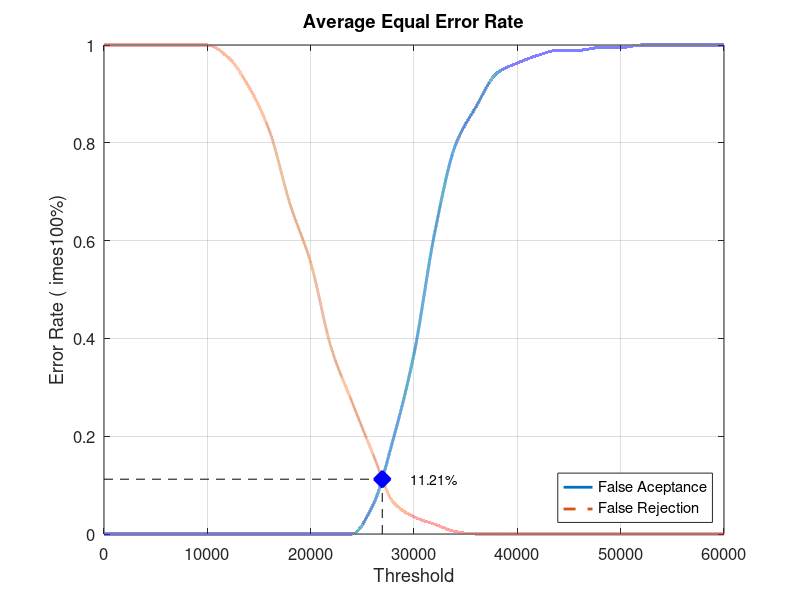
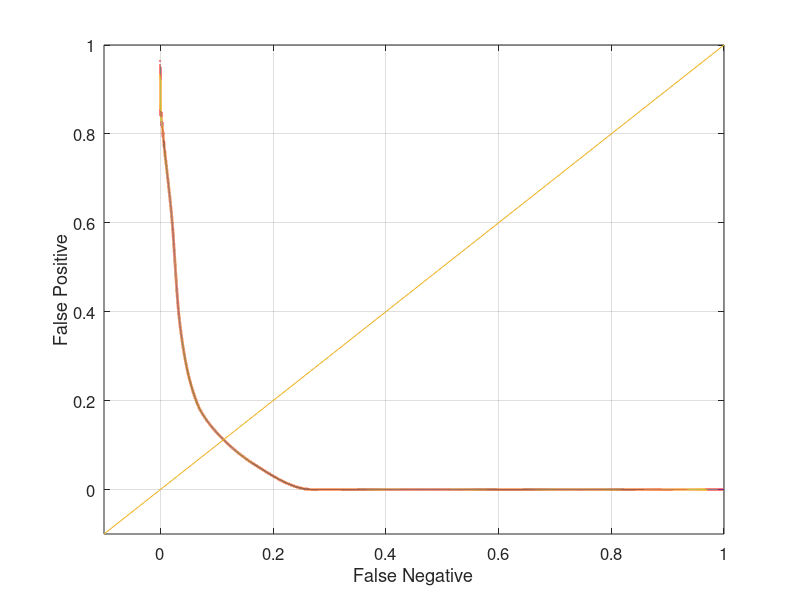

These figures' MATLAB source, in order:
close all;
clear;
clc;
x = 0:2000:60000;
xq = 0:0.5:60000;

y0 = [0 0 0 0 0 0 0 0 0 0 0 0 0 0.0578947 0.194737 0.368421 0.615789 0.794737 0.873684 0.942105 0.963158 0.978947 0.989474 0.989474 0.994737 0.994737 1 1 1 1 1]
yy0 = interp1(x, y0, xq, 'pchip');
y1 = [1 1 1 1 1 1 0.975 0.915 0.825 0.675 0.555 0.38 0.27 0.165 0.065 0.035 0.02 0.005 0 0 0 0 0 0 0 0 0 0 0 0 0]
yy1 = interp1(x, y1, xq, 'pchip');

% Calculating EER: 
y2 = abs(y0 - y1);
find(y2 == min(y2))
yy2 = abs(yy0 - yy1);
xEER = find(yy2 == min(yy2));
xEERIndex = xq(xEER) % X-axis EER
yEER = yy0(xEER) % Y-axis EER

main = figure
plot(xq, yy0,'-','LineWidth', 2);	hold on
plot(xq, yy1,'--','LineWidth', 2);	hold on
plot([xEERIndex xEERIndex], [0 yEER], 'k--');	hold on
plot([0 xEERIndex], [yEER yEER], 'k--');	hold on
plot(xEERIndex, yEER, 'bx', 'LineWidth', 10);	hold on
text(xEERIndex + 10 * xEERIndex / 100, yEER, [num2str(round((10000 * yEER)) / 100) '%'])
legend('False Aceptance', 'False Rejection', 'Location', 'SouthEast')
xlabel('Threshold')
ylabel('Error Rate (	imes100%)')
title('Average Equal Error Rate')
set(gca, 'FontSize', 12)
axis([0 60000 0 1])
grid on

print(main, 'Database2_3Main', '-dpng');
FNRxFPR = figure('Color', [1 1 1]);
plot(yy1, yy0, '-', yy1, yy0, 'LineWidth', 2);
hold on
y = -0.1:0.1:1
plot(y, y); 
set(gca, 'FontSize', 12)
xlabel('False Negative')
ylabel('False Positive')
axis([-0.1 1 -0.1 1])
set(gca, 'FontSize', 12)
grid on

print(FNRxFPR, 'Database2_3FNRxFPR','-dpng');
